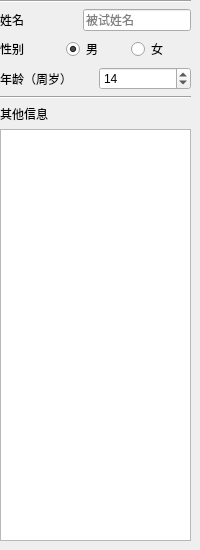
        <widget class="QWidget" name="tab">
         <attribute name="title">
          <string>被试</string>
         </attribute>
         <widget class="QWidget" name="verticalLayoutWidget_2">
          <property name="geometry">
           <rect>
            <x>0</x>
            <y>0</y>
            <width>191</width>
            <height>541</height>
           </rect>
          </property>
          <layout class="QVBoxLayout" name="verticalLayout_2">
           <item>
            <widget class="Line" name="line_11">
             <property name="orientation">
              <enum>Qt::Horizontal</enum>
             </property>
            </widget>
           </item>
           <item>
            <layout class="QHBoxLayout" name="horizontalLayout_4">
             <item>
              <widget class="QLabel" name="label_3">
               <property name="text">
                <string>姓名</string>
               </property>
              </widget>
             </item>
             <item>
              <widget class="QLineEdit" name="zcc_lineEdit_subjectName">
               <property name="sizePolicy">
                <sizepolicy hsizetype="Preferred" vsizetype="Fixed">
                 <horstretch>0</horstretch>
                 <verstretch>0</verstretch>
                </sizepolicy>
               </property>
               <property name="placeholderText">
                <string>被试姓名</string>
               </property>
              </widget>
             </item>
            </layout>
           </item>
           <item>
            <layout class="QHBoxLayout" name="horizontalLayout_5">
             <item>
              <widget class="QLabel" name="label_8">
               <property name="text">
                <string>性别</string>
               </property>
              </widget>
             </item>
             <item>
              <widget class="QRadioButton" name="zcc_radioButton_subjectGenderMale">
               <property name="text">
                <string>男</string>
               </property>
               <property name="checked">
                <bool>true</bool>
               </property>
              </widget>
             </item>
             <item>
              <widget class="QRadioButton" name="zcc_radioButton_subjectGenderFemale">
               <property name="text">
                <string>女</string>
               </property>
              </widget>
             </item>
            </layout>
           </item>
           <item>
            <layout class="QHBoxLayout" name="horizontalLayout_6">
             <item>
              <widget class="QLabel" name="label_9">
               <property name="text">
                <string>年龄（周岁）</string>
               </property>
              </widget>
             </item>
             <item>
              <widget class="QSpinBox" name="zcc_spinBox_subjectAge">
               <property name="sizePolicy">
                <sizepolicy hsizetype="Preferred" vsizetype="Fixed">
                 <horstretch>0</horstretch>
                 <verstretch>0</verstretch>
                </sizepolicy>
               </property>
               <property name="value">
                <number>14</number>
               </property>
              </widget>
             </item>
            </layout>
           </item>
           <item>
            <widget class="Line" name="line_12">
             <property name="orientation">
              <enum>Qt::Horizontal</enum>
             </property>
            </widget>
           </item>
           <item>
            <widget class="QLabel" name="label_2">
             <property name="text">
              <string>其他信息</string>
             </property>
            </widget>
           </item>
           <item>
            <widget class="QPlainTextEdit" name="zcc_plainTextEdit_subjectOthers"/>
           </item>
          </layout>
         </widget>
        </widget>
